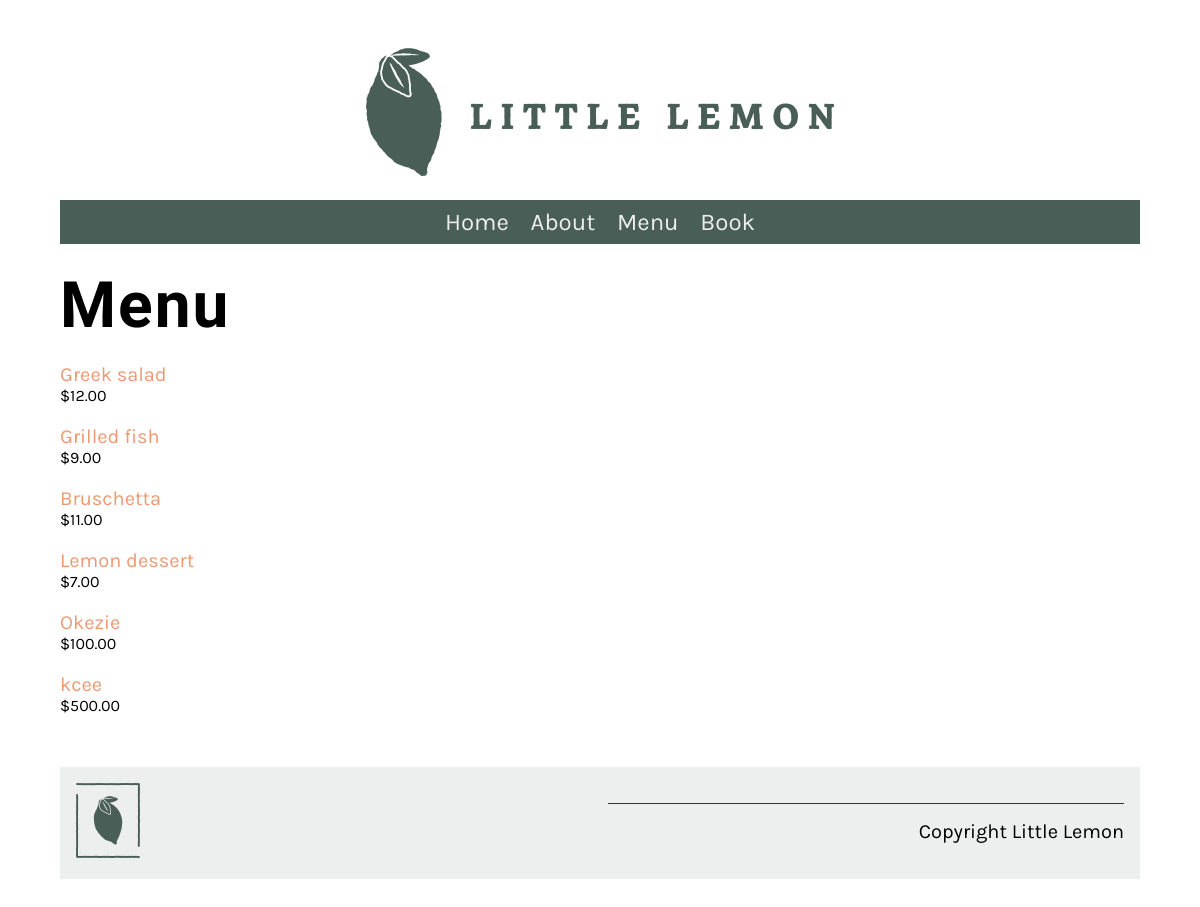
/menu/, run on an earlier commit of the app's database.
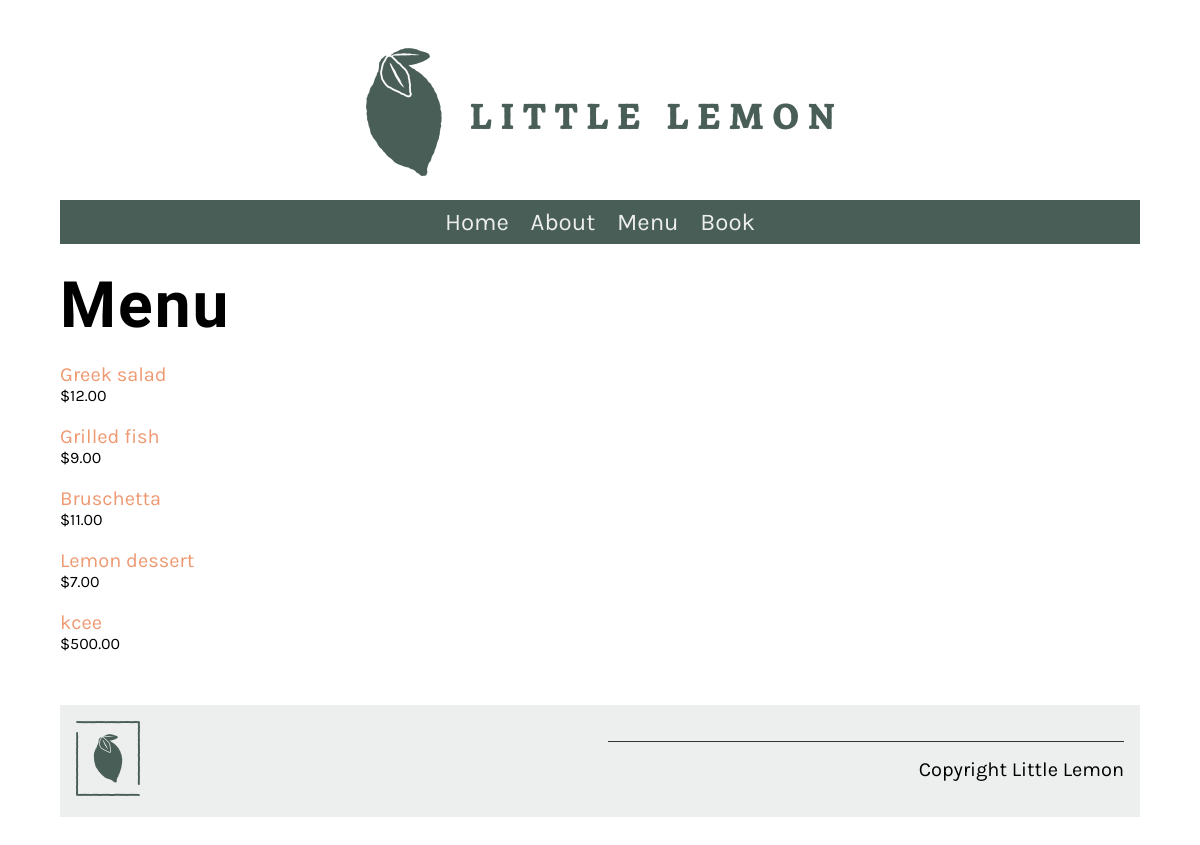
And on a later commit of the database.
### restaurant/models.py (models this page shows, shortened)
class Menu(models.Model):
    name = models.CharField(max_length = 200)
    price = models.IntegerField()
    description = models.CharField(max_length = 1000, default='')

### restaurant/views.py (the view)
# urls.py: path('menu/', views.menu, name='menu'),
def menu(request):
    menu_data = Menu.objects.all()
    main_data = {
        "menu": menu_data
    }
    return render(request, "menu.html", main_data)

### templates/menu.html
{% extends 'base.html' %}
{% load static %}
{% block content %}
<h1>Menu</h1>
<div class="column">
    {% for items in menu %}
    <p>
      <a href="{% url 'menu_items' pk=items.pk %}">
        {{ items.name }}
      </a>
        <span class="menu-price">
         ${{ items.price }}.00
      </span>
   </p>
   {% endfor %}
</div>
{% endblock %}

### templates/base.html (shortened to what this page needs)
{% load static %}
<!DOCTYPE html>
<html lang="en">
  <head>
    <link
      rel="preload"
      as="style"
      href="{% static 'css/style.css' %}"
      onload="this.rel = 'stylesheet'"
    />
  </head>
  <body>
    {% include 'partials/_header.html' %}
    <main>{% block content %} {% endblock %}</main>
    {% include 'partials/_footer.html' %}
  </body>
</html>

### templates/partials/_header.html
{% load static %}
<header>
  <img src="{% static 'img/logo.png' %}" />
</header>
<nav>
  <ul>
    <li><a href="{% url 'home' %}">Home</a></li>
    <li><a href="{% url 'about' %}">About</a></li>
    <li><a href="{% url 'menu' %}">Menu</a></li>
    <li><a href="{% url 'book' %}">Book</a></li>
  </ul>
</nav>

### templates/partials/_footer.html
{% load static %}
<footer>
  <article>
        <img src="{% static 'img/logo_footer.png' %}" />
  </article>
  <article>
    <p>Copyright Little Lemon </p>
  </article>
</footer>

### restaurant/static/css/style.css (style rules this page uses)
body { font-family: 'Karla', sans-serif; margin-top: 3rem; margin-bottom: 3rem; margin-left: 5%; margin-right: 5%; }
h1, h2, h3, h4, h5, h6 { font-family: 'Markazi Text', serif; letter-spacing: 2px;; }
h1 { font-size: 4rem; margin-top: 1.5rem; margin-bottom: 0; }
p, ul { font-size: 1.25rem;; }
a { color: #EE9972; text-decoration: none; }
header img { display: block; margin-left: auto; margin-right: auto; max-width: 100%; height: auto; }
nav { background-color: #495E57; margin-top: 1rem; margin-bottom: 1rem; margin-bottom: 0px; }
nav ul { list-style: none; font-size: 1.5rem; text-align: center; padding-inline-start: 0rem; margin-bottom: 0px; }
nav ul li { display: inline-block; margin: 0.5rem; }
nav ul a { color: #EDEFEE; text-decoration: none; }
article { flex:1; }
article img { max-width: 100%; }
footer { background-color: #EDEFEE; padding: 1rem; display: flex; gap: 2rem 1rem; }
footer img { max-width: 50%; }
footer p { border-top: #333333; border-style: solid; border-width: 0.1rem; border-bottom: none; border-left: none; border-right: none; text-align: right; padding-top: 1rem;; }
.column { flex-basis: 50%; margin-bottom: 1rem; padding-bottom: 1rem; }
.menu-price { display: block; font-size: 1rem; }

What changed in the data, as far as the page shows it:
removed Menu: name "Okezie", price "100"
